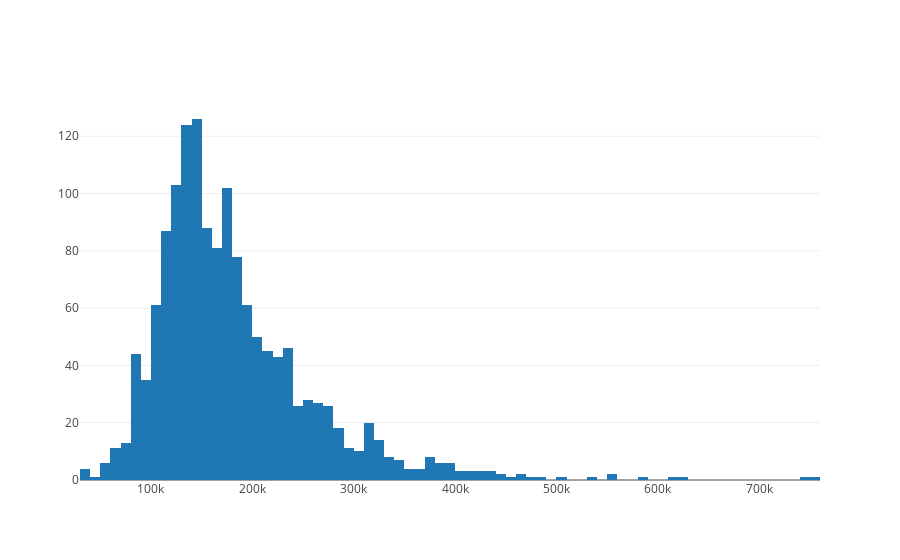

Notebook source saved alongside this figure:
### Markdown cell above
## Looking at the Target Variable

### Code cell
data = go.Histogram(x=train.SalePrice)
fig = [data]
py.iplot(fig)

### Figure 1 — Plotly figure (JSON) as saved in the notebook; plotly's stock layout.template omitted (floating-point values rounded to 4 significant figures; data arrays with more than 128 entries replaced by an {"elided": "..."} marker saying what was removed)
{"data": [{"type": "histogram", "uid": "18e7585a-f09b-4a26-a4d1-93755a5dc67c", "x": {"elided": "1460 int values"}}], "layout": {}}
